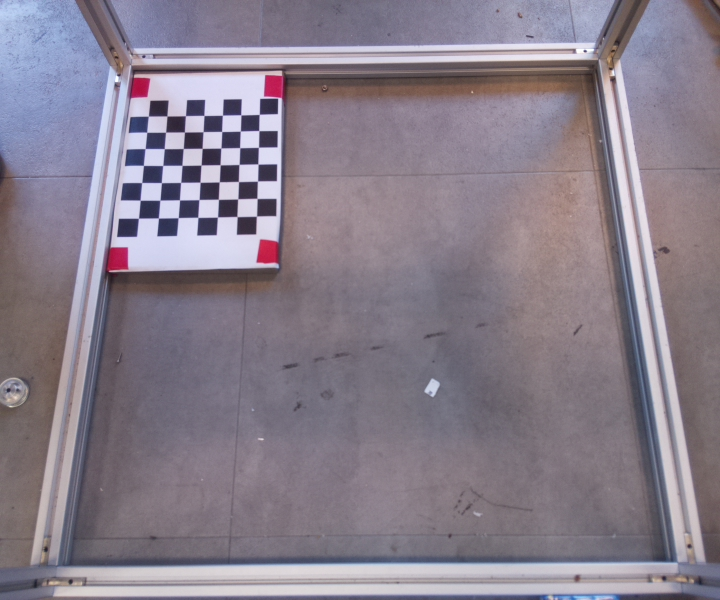
#> input picture old_dev/calibration_images/damier1.jpg, 720 x 600 px; its folder holds 4 pictures in this run
$ python initial_camera_calibration.py
#> lines starting #> are read from the running program, lines starting #| are printed output that depends on the picture; after the words box and inside, x2 and y2 are one past the last pixel; in counts of white or black regions, pixels touching at a corner belong together
#https://docs.opencv.org/3.3.0/dc/dbb/tutorial_py_calibration.html
# code par Pierre Mirouze depuis un projet de pacogarcia3
# FabriqExpo Exploradôme de Vitry
# calibration de la déformation de la caméra (damier)

import numpy as np
import cv2
import glob
import time

workingdir="/home/pi/Desktop/Captures/"
savedir="camera_data/"

# critère d'arrêt
criteria = (cv2.TERM_CRITERIA_EPS + cv2.TERM_CRITERIA_MAX_ITER, 30, 0.001)
# liste des points
objp = np.zeros((7*7,3), np.float32)

#2.5cm par carré du damier dans l'axe horizontal
objp[:,:2] = np.mgrid[0:7,0:7].T.reshape(-1,2)*2.5

# Arrays to store object points and image points from all the images.
objpoints = [] # 3d point in real world space
imgpoints = [] # 2d points in image plane.
images = glob.glob('calibration_images/*.jpg')

win_name="Verify"
cv2.namedWindow(win_name, cv2.WND_PROP_FULLSCREEN)
cv2.setWindowProperty(win_name,cv2.WND_PROP_FULLSCREEN,cv2.WINDOW_FULLSCREEN)

print("getting images")
for fname in images:
    img = cv2.imread(fname)
#> img is the input picture: shape (600, 720, 3); mean B, G, R 140.2, 127.2, 136.3
    print(fname)
    gray = cv2.cvtColor(img, cv2.COLOR_BGR2GRAY)
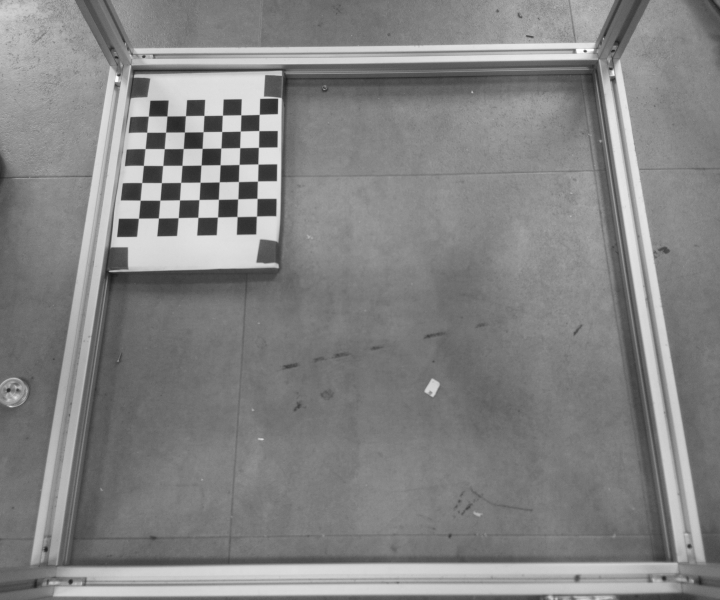
#> gray: shape (600, 720); min 28, max 255, mean 131.4


    # trouver le damier
    ret, corners = cv2.findChessboardCorners(gray, (7,7), None)
#> ret = True; corners = 49 rows, first 8: [256.4, 216.2], [237, 216.5], [217.5, 217], [197.8, 217.4], [178.2, 217.6], [158.4, 218], [138.4, 218.3], [257, 198.4]
    # corréler les points du damier avec la topographie de l'image
    if ret == True:
        objpoints.append(objp)
        corners2=cv2.cornerSubPix(gray,corners, (11,11), (-1,-1), criteria)
#> corners2 = 49 rows, first 8: [256.4, 216.2], [237, 216.5], [217.5, 217], [197.8, 217.4], [178.2, 217.7], [158.4, 218], [138.4, 218.2], [257, 198.4]
        imgpoints.append(corners)
        # dessiner les lignes du damier
        cv2.drawChessboardCorners(img, (7,7), corners2, ret)
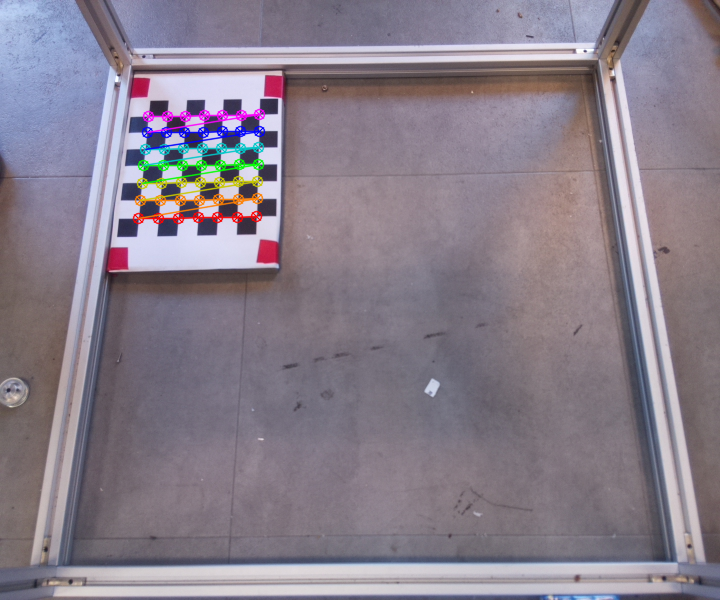
#> img: shape (600, 720, 3); 1.83% of pixels changed, all inside (x1, y1, x2, y2) = (132, 108, 266, 225)
        cv2.imshow(win_name, img)
        cv2.waitKey(500)

    img1=img
#> pass 2 of the loop `for fname in images:`:
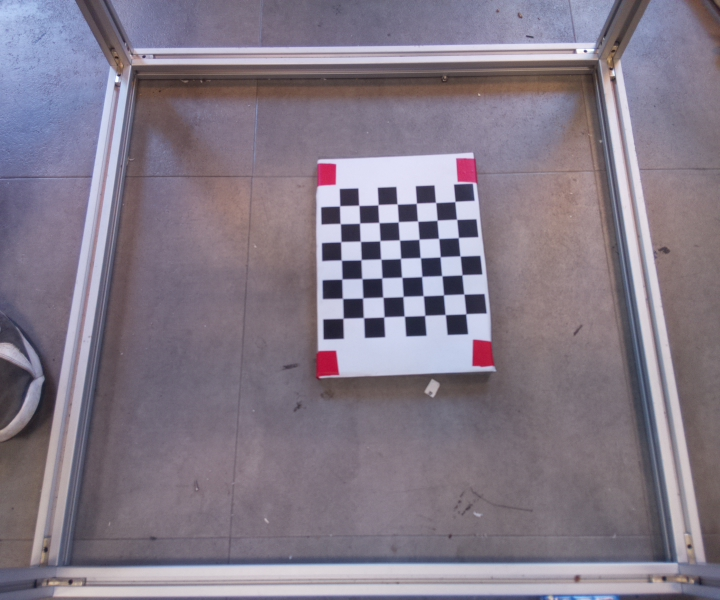
#> input picture old_dev/calibration_images/damier10.jpg, 720 x 600 px
#> img is the input picture: shape (600, 720, 3); mean B, G, R 136.1, 122.3, 131.6
#> `gray = cv2.cvtColor(img, cv2.COLOR_BGR2GRAY)`:
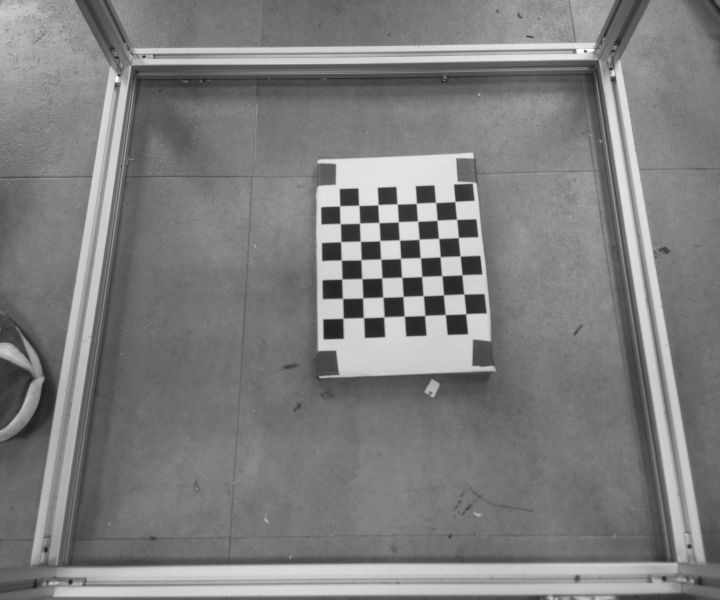
#> gray: shape (600, 720); min 28, max 255, mean 126.6
#> corners = 49 rows, first 8: [454.8, 201.5], [456.6, 219.3], [458.4, 237.5], [460.1, 256], [462, 274.8], [463.8, 294], [465.9, 313.7], [435.6, 202.5]
#> corners2 = 49 rows, first 8: [454.9, 201.5], [456.6, 219.3], [458.3, 237.5], [460.1, 256], [461.9, 274.8], [463.8, 294], [465.8, 313.8], [435.6, 202.5]
#> `cv2.drawChessboardCorners(img, (7,7), corners2, ret)`:
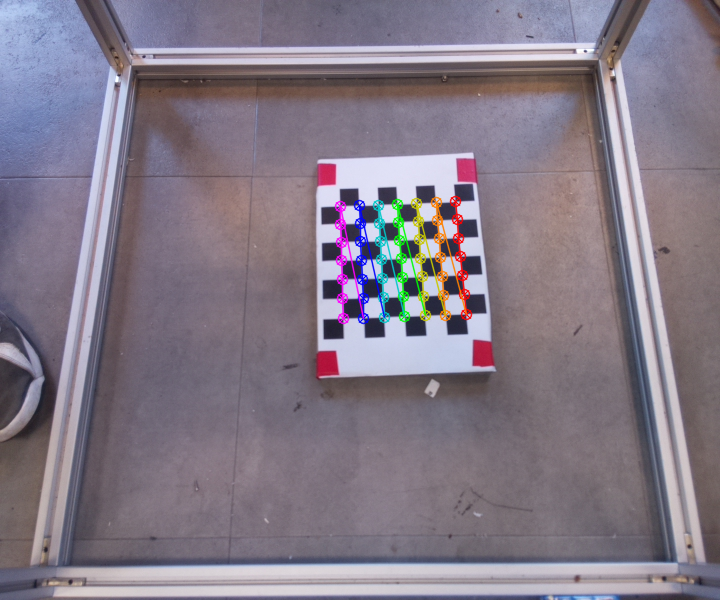
#> img: shape (600, 720, 3); 1.85% of pixels changed, all inside (x1, y1, x2, y2) = (334, 195, 473, 325)
#> pass 3 of the loop `for fname in images:`:
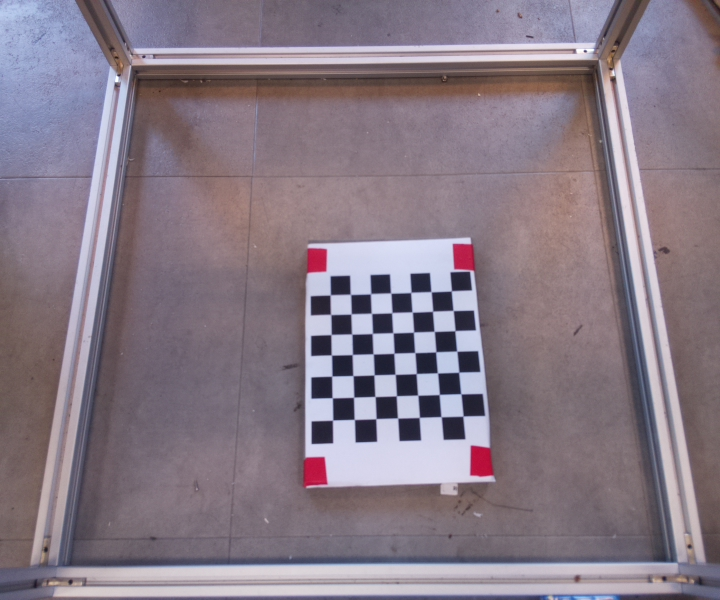
#> input picture old_dev/calibration_images/damier11.jpg, 720 x 600 px
#> img is the input picture: shape (600, 720, 3); mean B, G, R 134.1, 122.2, 134.9
#> `gray = cv2.cvtColor(img, cv2.COLOR_BGR2GRAY)`:
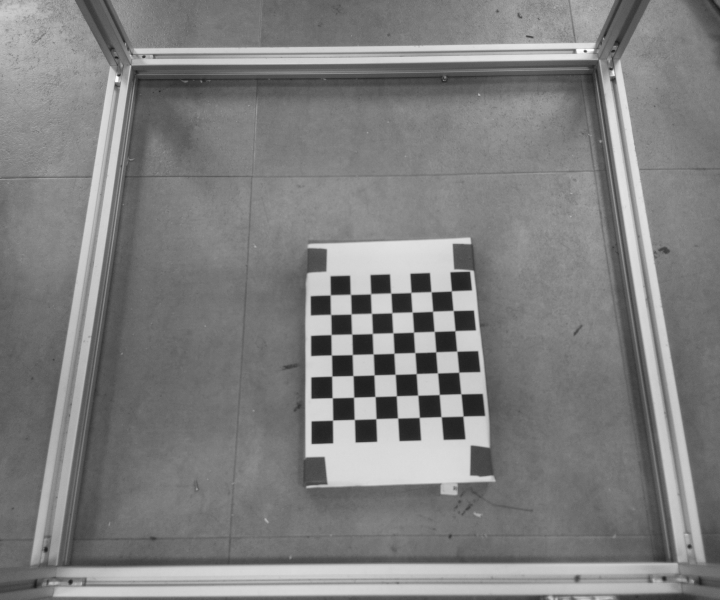
#> gray: shape (600, 720); min 25, max 255, mean 127.3
#> corners = 49 rows, first 8: [451.4, 290.8], [453.2, 310.5], [454.9, 330.7], [456.7, 351.1], [458.7, 372.3], [460.8, 393.7], [463, 416], [431.1, 291.7]
#> corners2 = 49 rows, first 8: [451.4, 290.9], [453.2, 310.5], [454.9, 330.7], [456.8, 351.2], [458.7, 372.2], [460.8, 393.8], [463, 416.1], [431.1, 291.7]
#> `cv2.drawChessboardCorners(img, (7,7), corners2, ret)`:
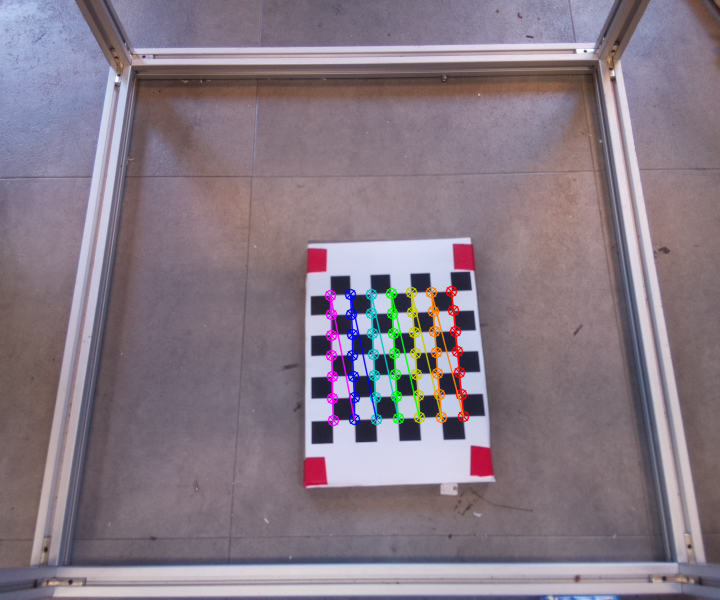
#> img: shape (600, 720, 3); 1.96% of pixels changed, all inside (x1, y1, x2, y2) = (324, 285, 470, 427)
#> the loop made 4 passes; the first 3 are shown

cv2.destroyAllWindows()

print(">==> Starting calibration")
ret, cam_mtx, dist, rvecs, tvecs = cv2.calibrateCamera(objpoints, imgpoints, gray.shape[::-1], None, None)

#print(ret)
print("Camera Matrix")
print(cam_mtx)
np.save(savedir+'cam_mtx.npy', cam_mtx)

print("Distortion Coeff")
print(dist)
np.save(savedir+'dist.npy', dist)

print("r vecs")
print(rvecs[2])

print("t Vecs")
print(tvecs[2])

print(">==> Calibration ended")


h,  w = img1.shape[:2]
#> h = 600; w = 720
print("Image Width, Height")
print(w, h)
#| 720 600
newcam_mtx, roi=cv2.getOptimalNewCameraMatrix(cam_mtx, dist, (w,h), 1, (w,h))

print("Region of Interest")
print(roi)
np.save(savedir+'roi.npy', roi)

print("New Camera Matrix")
np.save(savedir+'newcam_mtx.npy', newcam_mtx)
print(np.load(savedir+'newcam_mtx.npy'))

inverse = np.linalg.inv(newcam_mtx)
print("Inverse New Camera Matrix")
print(inverse)


# rectifier l'image
undst = cv2.undistort(img1, cam_mtx, dist, None, newcam_mtx)
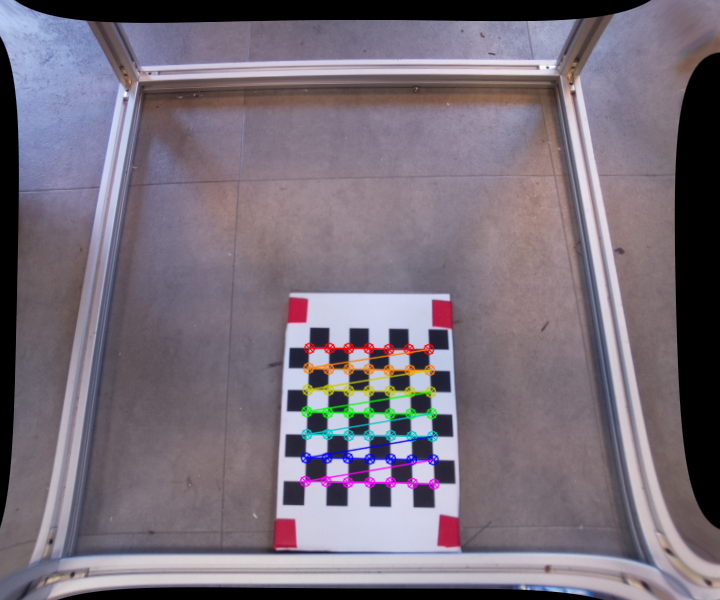
#> undst: shape (600, 720, 3); mean B, G, R 122.4, 110.7, 120
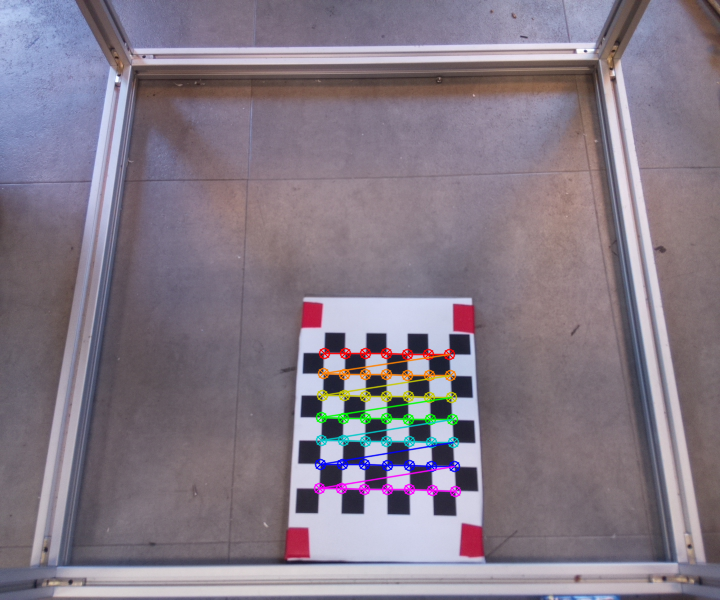
#> img1: shape (600, 720, 3); mean B, G, R 135.3, 122.3, 132.8

cv2.imshow('img1', img1)
cv2.waitKey(2000)
cv2.destroyAllWindows()
cv2.imshow('img1', undst)
cv2.waitKey(2000)
cv2.destroyAllWindows()
